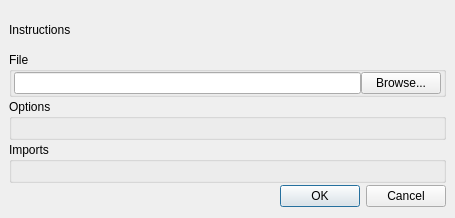
<?xml version="1.0" encoding="UTF-8"?>
<ui version="4.0">
 <class>ImportExportDialog</class>
 <widget class="QDialog" name="ImportExportDialog">
  <property name="enabled">
   <bool>true</bool>
  </property>
  <property name="geometry">
   <rect>
    <x>0</x>
    <y>0</y>
    <width>455</width>
    <height>218</height>
   </rect>
  </property>
  <property name="sizePolicy">
   <sizepolicy hsizetype="Preferred" vsizetype="Minimum">
    <horstretch>0</horstretch>
    <verstretch>0</verstretch>
   </sizepolicy>
  </property>
  <property name="modal">
   <bool>true</bool>
  </property>
  <layout class="QVBoxLayout" name="verticalLayout">
   <property name="spacing">
    <number>2</number>
   </property>
   <property name="leftMargin">
    <number>9</number>
   </property>
   <property name="topMargin">
    <number>9</number>
   </property>
   <property name="rightMargin">
    <number>9</number>
   </property>
   <item>
    <widget class="QLabel" name="instructionsLabel">
     <property name="minimumSize">
      <size>
       <width>0</width>
       <height>0</height>
      </size>
     </property>
     <property name="frameShape">
      <enum>QFrame::NoFrame</enum>
     </property>
     <property name="text">
      <string>Instructions</string>
     </property>
    </widget>
   </item>
   <item>
    <widget class="QGroupBox" name="fileGroupBox">
     <property name="enabled">
      <bool>true</bool>
     </property>
     <property name="title">
      <string>File</string>
     </property>
     <property name="flat">
      <bool>false</bool>
     </property>
     <layout class="QHBoxLayout" name="horizontalLayout">
      <property name="spacing">
       <number>0</number>
      </property>
      <property name="leftMargin">
       <number>2</number>
      </property>
      <property name="topMargin">
       <number>0</number>
      </property>
      <property name="rightMargin">
       <number>2</number>
      </property>
      <property name="bottomMargin">
       <number>0</number>
      </property>
      <item>
       <widget class="QLineEdit" name="fileEdit">
        <property name="readOnly">
         <bool>true</bool>
        </property>
       </widget>
      </item>
      <item>
       <widget class="QPushButton" name="browseButton">
        <property name="text">
         <string>Browse...</string>
        </property>
       </widget>
      </item>
     </layout>
    </widget>
   </item>
   <item>
    <widget class="QGroupBox" name="optionsGroupBox">
     <property name="title">
      <string>Options</string>
     </property>
    </widget>
   </item>
   <item>
    <widget class="QGroupBox" name="previewGroupBox">
     <property name="title">
      <string>Imports</string>
     </property>
    </widget>
   </item>
   <item>
    <widget class="QDialogButtonBox" name="buttonBox">
     <property name="orientation">
      <enum>Qt::Horizontal</enum>
     </property>
     <property name="standardButtons">
      <set>QDialogButtonBox::Cancel|QDialogButtonBox::Ok</set>
     </property>
    </widget>
   </item>
  </layout>
 </widget>
 <resources/>
 <connections>
  <connection>
   <sender>buttonBox</sender>
   <signal>accepted()</signal>
   <receiver>ImportExportDialog</receiver>
   <slot>accept()</slot>
   <hints>
    <hint type="sourcelabel">
     <x>248</x>
     <y>254</y>
    </hint>
    <hint type="destinationlabel">
     <x>157</x>
     <y>274</y>
    </hint>
   </hints>
  </connection>
  <connection>
   <sender>buttonBox</sender>
   <signal>rejected()</signal>
   <receiver>ImportExportDialog</receiver>
   <slot>reject()</slot>
   <hints>
    <hint type="sourcelabel">
     <x>316</x>
     <y>260</y>
    </hint>
    <hint type="destinationlabel">
     <x>286</x>
     <y>274</y>
    </hint>
   </hints>
  </connection>
 </connections>
</ui>
